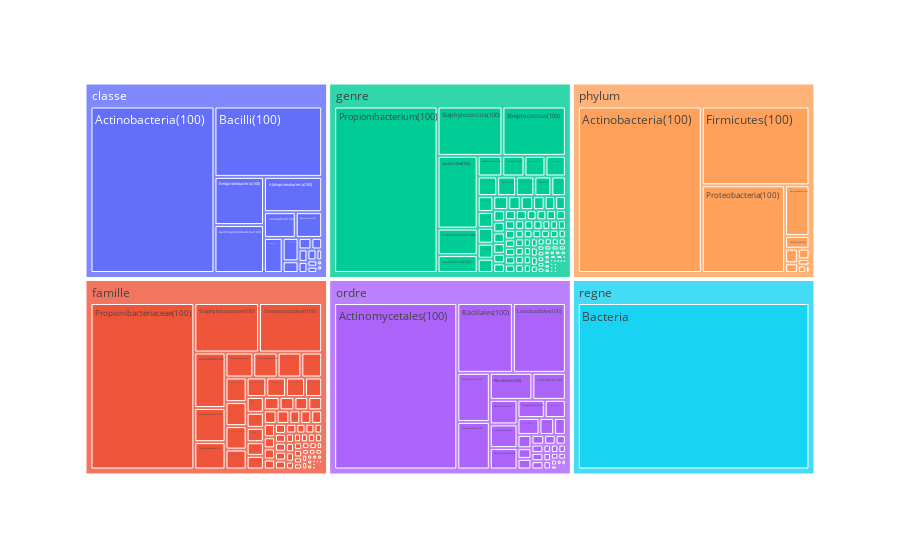

Source (notebook cell):
### Code cell
#test treemap avec plotly
import matplotlib.cm as cm 
import matplotlib
import plotly.express as px 

dicoTaxoTest = getDicoTaxo(df)
df2 = getDF(dicoTaxoTest)
df3 = getDFTree(df2)

#df4 = df3.drop(df3[df3['Nvx_taxo'] == 'regne'].index)

'''fig = px.treemap(df3, path=['Localisation', 'Taxo'], 
                values='Comptage',
                color = 'Nvx_taxo')
                
fig.show()'''
fig = px.treemap(df2, path=['Nvx_taxo', 'Taxo'], 
                values='door_in_1')
fig.show()

### Figure 1 — Plotly figure (JSON) as saved in the notebook; plotly's stock layout.template omitted (floating-point values rounded to 4 significant figures; data arrays with more than 128 entries replaced by an {"elided": "..."} marker saying what was removed)
{"data": [{"branchvalues": "total", "domain": {"x": [0, 1], "y": [0, 1]}, "hovertemplate": "labels=%{label}<br>door_in_1=%{value}<br>parent=%{parent}<br>id=%{id}<extra></extra>", "ids": {"elided": "754 str values"}, "labels": {"elided": "754 str values"}, "name": "", "parents": {"elided": "754 str values"}, "type": "treemap", "values": {"elided": "754 int values"}}], "layout": {"legend": {"tracegroupgap": 0}, "margin": {"t": 60}}}
